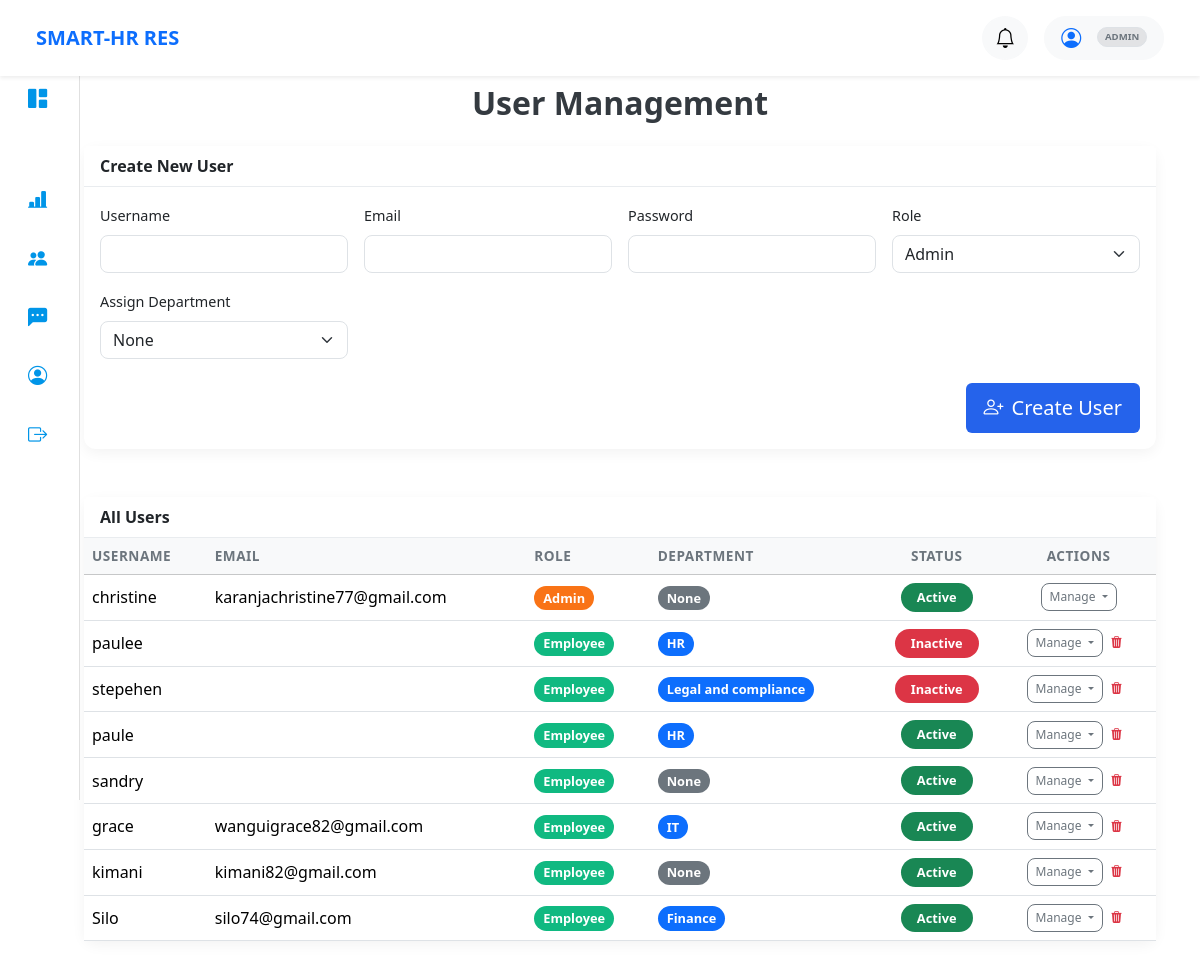
Page /user-management/ (signed in) on the earlier database version.
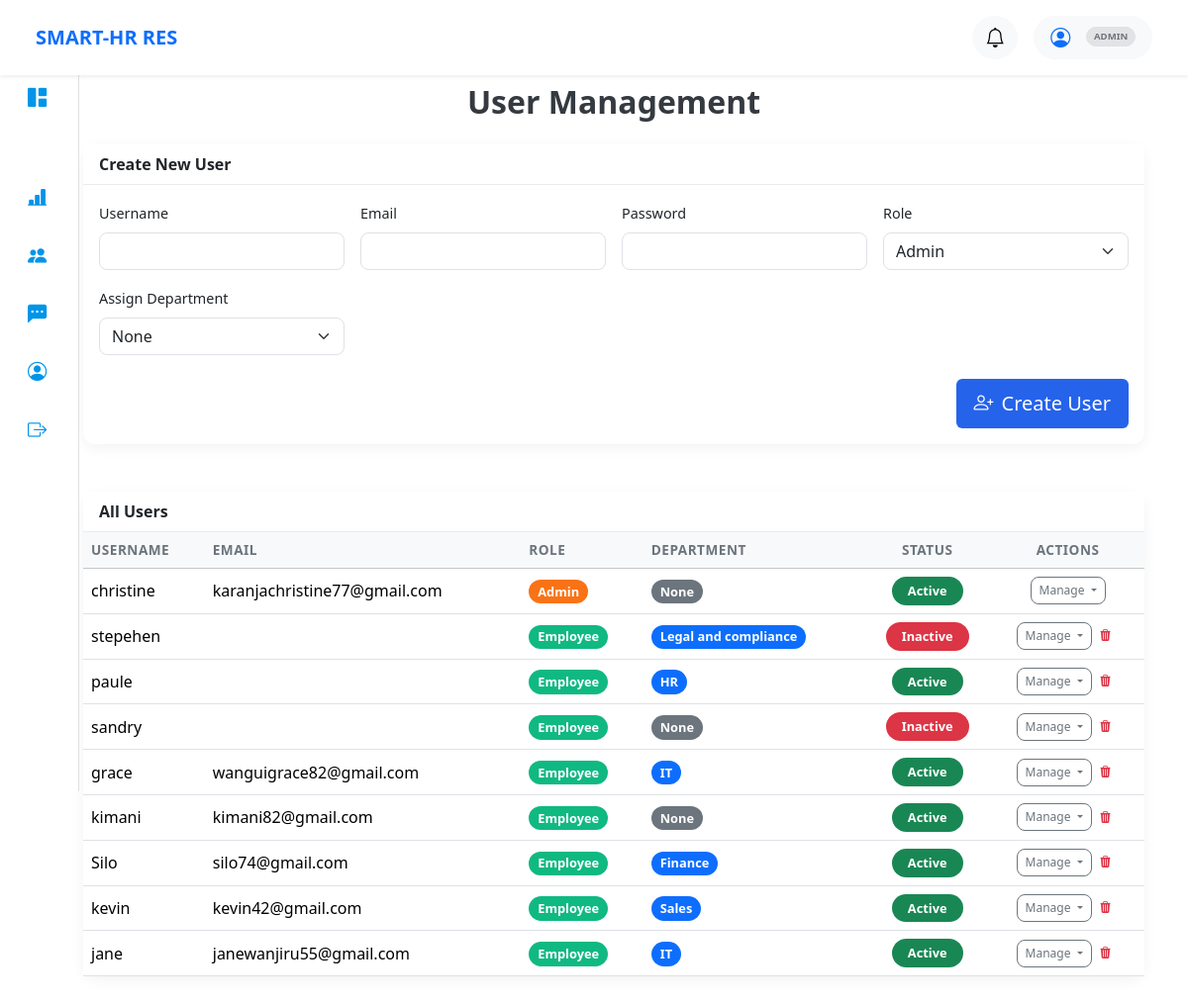
Same page on the later database version.
### core/models.py (models this page shows, shortened)
class CustomUser(AbstractUser):
    ROLE_CHOICES = (
        ('admin', 'HR / Admin'),
        ('manager', 'Department Manager'),
        ('employee', 'Employee'),
    )
    role = models.CharField(
        max_length=10,
        choices=ROLE_CHOICES,
        default='employee'
    )

class Employee(models.Model):
    user = models.OneToOneField(
        settings.AUTH_USER_MODEL,
        on_delete=models.CASCADE,
        related_name='employee'
    )
    department = models.ForeignKey(
        Department,
        on_delete=models.SET_NULL,
        null=True,
        blank=True,
        related_name='employees'
    )
    position = models.CharField(max_length=200)

class Department(models.Model):
    name = models.CharField(max_length=100)
    description = models.TextField(blank=True, null=True)
    code = models.CharField(max_length=10, blank=True, null=True)
    manager = models.ForeignKey(
        CustomUser,
        on_delete=models.SET_NULL,
        null=True,
        blank=True,
        limit_choices_to={'role': 'employee'},
        related_name='managed_departments'
    )
    location = models.CharField(max_length=50, blank=True, null=True)
    is_active = models.BooleanField(default=True)
    created_at = models.DateTimeField(auto_now_add=True)
    updated_at = models.DateTimeField(auto_now=True)

### core/views.py (the view, shortened to what this page needs)
# urls.py: path('user-management/', views.user_management, name='user_management'),
@role_required(['admin', 'hr'])
def user_management(request):
    users = CustomUser.objects.all()
    departments = Department.objects.all()
    return render(request, 'core/user_management.html', {'users': users, 'departments': departments})

### core/templates/core/user_management.html (shortened to what this page needs)
{% extends 'base.html' %}
{% load static %}
{% block content %}
<div class="container py-5">
    <h2 class="mb-4 text-center fw-bold">User Management</h2>
    <div class="card card-custom mb-5">
        <div class="card-header fw-bold">Create New User</div>
        <div class="card-body">
            <form method="POST" action="{% url 'user_management' %}">
                <div class="row g-3">
                    <div class="col-md-3">
                        <label for="username" class="form-label">Username</label>
                        <input type="text" id="username" name="username" class="form-control" required>
                    </div>
                    <div class="col-md-3">
                        <label for="email" class="form-label">Email</label>
                        <input type="email" id="email" name="email" class="form-control" required>
                    </div>
                    <div class="col-md-3">
                        <label for="password" class="form-label">Password</label>
                        <input type="password" id="password" name="password" class="form-control" required>
                    </div>
                    <div class="col-md-3">
                        <label for="role" class="form-label">Role</label>
                        <select id="role" name="role" class="form-select" required>
                            <option value="admin" class="role-badge-admin">Admin</option>
                        </select>
                    </div>
                    <div class="col-md-3 mt-3">
                        <label for="department" class="form-label">Assign Department</label>
                        <select id="department" name="department" class="form-select">
                            <option value="" selected>None</option>
                        </select>
                    </div>
                </div>
                <div class="mt-4 text-end">
                    <button type="submit" class="btn btn-primary btn-lg">
                        <i class="bi bi-person-plus me-2"></i>Create User
                    </button>
                </div>
            </form>
        </div>
    </div>
    <div class="card card-custom">
        <div class="card-header fw-bold">All Users</div>
        <div class="card-body p-0">
            <div class="table-responsive">
                <table class="table table-hover align-middle mb-0">
                    <thead class="table-light">
                        <tr>
                            <th>Username</th>
                            <th>Email</th>
                            <th>Role</th>
                            <th>Department</th>
                            <th class="text-center">Status</th>
                            <th class="text-center">Actions</th>
                        </tr>
                    </thead>
                    <tbody>
{% for user in users %}
<tr>
    <td>{{ user.username }}</td>
    <td>{{ user.email }}</td>
    <td>
        <span class="badge role-badge-{{ user.role|lower }}" >
            {{ user.role|capfirst }}
        </span>
    </td>
   <td>
    {% if user.employee and user.employee.department %}
        <span class="badge bg-primary dept-badge-{{ user.employee.department.id }}">
            {{ user.employee.department.name }}
        </span>
    {% else %}
        <span class="badge bg-secondary">None</span>
    {% endif %}
</td>
    <td class="text-center">
        {% if user.is_active %}
            <span class="badge bg-success py-2 px-3">Active</span>
        {% else %}
            <span class="badge bg-danger py-2 px-3">Inactive</span>
        {% endif %}
    </td>
    <td>
        <div class="d-flex justify-content-center">
            <div class="dropdown">
                <button class="btn btn-sm btn-outline-secondary dropdown-toggle" type="button" data-bs-toggle="dropdown">
                    Manage
                </button>
            </div>
            {% if user != request.user %} <form method="POST" action="{% url 'user_management' %}" onsubmit="return confirm('Are you sure you want to permanently delete this user? This cannot be undone.');">
            <button type="submit" class="btn btn-sm btn-outline-danger border-0">
                <i class="bi bi-trash3-fill"></i>
            </button>
        </form>
        {% endif %}
        </div>
    </td>
</tr>
{% endfor %}
</tbody>
                </table>
            </div>
        </div>
    </div>
</div>
{% endblock %}

### templates/base.html (shortened to what this page needs)
{% load static %}
<!DOCTYPE html>
<html lang="en">
<head>
    <link href="https://cdn.jsdelivr.net/npm/bootstrap@5.3.3/dist/css/bootstrap.min.css" rel="stylesheet">
    <link href="https://cdn.jsdelivr.net/npm/bootstrap-icons@1.10.5/font/bootstrap-icons.css" rel="stylesheet">
    <link rel="stylesheet" href="{% static 'css/custom.css' %}">
    <link rel="stylesheet" href="{% static 'css/sidebar.css' %}">
    <link rel="stylesheet" href="{% static 'css/navbar.css' %}">
</head>
<body>
    {% if user.is_authenticated and user.role in 'admin hr employee manager'  %}
    {% include 'navbar/admin_employee.html' %}
{% endif %}
    <div class="app-container">
      {% if user.is_authenticated %}
<aside class="sidebar">
    <ul class="nav flex-column">
        <li class="nav-item">
            {% if user.role == 'hr' %}
                <a href="{% url 'hr_dashboard' %}" class="nav-link">
                    <i class="bi bi-grid-1x2-fill"></i>
                    <span class="link-text">Dashboard</span>
                </a>
            {% elif user.role == 'admin' %}
                <a href="{% url 'hr_dashboard' %}" class="nav-link">
                    <i class="bi bi-grid-1x2-fill"></i>
                </a>
            {% else %}
                <a href="{% url 'employee_dashboard' %}" class="nav-link">
                    <i class="bi bi-grid-1x2-fill"></i>
                    <span class="link-text">Dashboard</span>
                </a>
            {% endif %}
        </li>
                {% if user.role == 'admin' or user.role == 'hr' %}
                    <li class="nav-item">
                        <a href="{% url 'analytics' %}" class="nav-link"><i class="bi bi-bar-chart-line-fill"></i> <span class="link-text">Analytics</span></a>
                    </li>
                    <li class="nav-item">
                        <a href="{% url 'user_management' %}" class="nav-link"><i class="bi bi-people-fill"></i> <span class="link-text">User Directory</span></a>
                    </li>
                    <li class="nav-item">
                        <a href="{% url 'review_tickets' %}" class="nav-link"><i class="bi bi-chat-left-dots-fill"></i> <span class="link-text">Leave Inquiries/Complaints</span></a>
                    </li>
                    <li class="nav-item">
                        <a href="{% url 'hr_department' %}" class="nav-link"><i class="bi bi-person-circle"></i> <span class="link-text">Departments</span></a>
                    </li>
                {% endif %}
                <li class="nav-item mt-auto">
                    <a href="{% url 'logout' %}" class="nav-link text-danger">
                        <i class="bi bi-box-arrow-right"></i> <span class="link-text">Logout</span>
                    </a>
                </li>
            </ul>
        </aside>
        {% endif %}
        <main class="dashboard-wrapper">
            <div class="container-fluid">
                {% block content %}{% endblock %}
            </div>
        </main>
    </div>
</body>
</html>

### templates/navbar/admin_employee.html (shortened to what this page needs)
{% load static %}
<nav class="navbar navbar-expand-lg navbar-light bg-white shadow-sm px-4 py-3 fixed-top">
    <div class="container-fluid">
        <div class="d-flex align-items-center">
            <span class="navbar-brand fw-bold text-primary me-4">SMART-HR RES</span>
        </div>
        <div class="d-flex align-items-center gap-3 ms-auto">
            <div class="dropdown">
                <button class="btn btn-light rounded-circle position-relative" data-bs-toggle="dropdown">
                    <i class="bi bi-bell fs-5"></i>
                </button>
            </div>
            <div class="dropdown">
                <button class="btn btn-light rounded-pill px-3 d-flex align-items-center" data-bs-toggle="dropdown">
                    <i class="bi bi-person-circle me-2 fs-5 text-primary"></i>
                    <span class="badge bg-secondary-subtle text-secondary ms-2 text-uppercase small border" style="font-size: 0.6rem;">
                        {{ user.role }}
                    </span>
                </button>
            </div>
        </div>
    </div>
</nav>

### static/css/custom.css (style rules this page uses)
.dashboard-wrapper { margin-left: 40px; padding: 20px; transition: margin-left 0.3s ease, width 0.3s ease; }
.card { border: none; border-radius: 12px; box-shadow: 0 4px 14px rgba(0,0,0,0.05); }
.card-header { background-color: #ffffff; border-bottom: 1px solid #e9ecef; font-weight: 600; font-size: 1rem; }
.form-label { font-weight: 500; font-size: 0.9rem; }
.form-control, .form-select { border-radius: 8px; }
.table { margin-bottom: 0; }
.table thead th { font-size: 0.85rem; text-transform: uppercase; letter-spacing: 0.5px; color: #6c757d; }
.badge { font-size: 0.75rem; padding: 6px 10px; border-radius: 50px; }
.dropdown-toggle { border-radius: 8px; font-size: 0.85rem; }
.btn-primary { border-radius: 8px; font-weight: 500; }
h2 { color: #343a40; }
.role-badge-admin { background-color: #f97316 !important; color: white; }
.role-badge-employee { background-color: #10b981 !important; color: white; }
.badge { font-size: 0.8rem; padding: 0.45em 0.7em; }
.btn-sm { font-size: 0.75rem; padding: 0.25rem 0.5rem; }
.btn-primary { background: #2563eb; color: white; padding: 10px 18px; border-radius: 6px; border: none; cursor: pointer; }

### static/css/sidebar.css (style rules this page uses)
.sidebar { width: 80px; background-color: #ffffff; position: fixed; top: 70px; left: 0; height: calc(100vh - 70px); transition: width 0.3s cubic-bezier(0.4,0,0.2,1); overflow: hidden; border-right: 1px solid #e0e0e0; z-index: 999; display: flex; flex-direction: column; }
.nav-link { display: flex; align-items: center; padding: 15px 28px !important; color: #555 !important; text-decoration: none; }
.nav-link i { min-width: 25px; font-size: 1.2rem; color: #0095e8; }

Differences in the rows shown:
removed CustomUser: username "paulee", role "Employee", employee.department.name "HR", is_active "Inactive"
changed CustomUser "sandry": is_active "Active" → "Inactive"
added CustomUser: username "kevin", email "kevin42@gmail.com", role "Employee", employee.department.name "Sales", is_active "Active"
added CustomUser: username "jane", email "janewanjiru55@gmail.com", role "Employee", employee.department.name "IT", is_active "Active"
